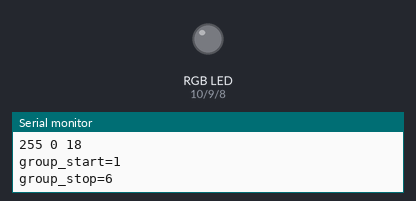
Recording of a sketch running on a simulated Arduino Uno, built with avr-gcc and run on an emulated ATmega328P. Shown: an RGB LED mixed from three pins (HIGH = lit), the last lines printed to the serial monitor.

Above: at 0.05 s.
At 1.65 s:
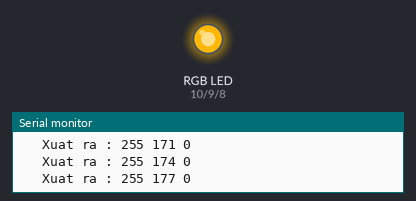
At 3.3 s:
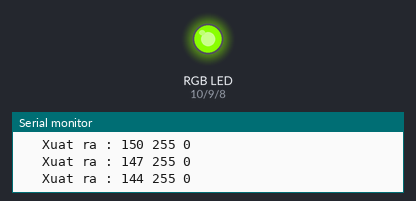
At 6.55 s:
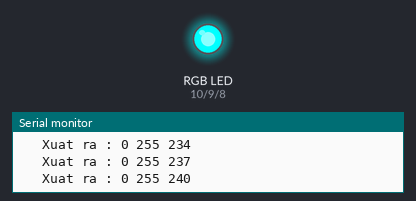
At 9.8 s:
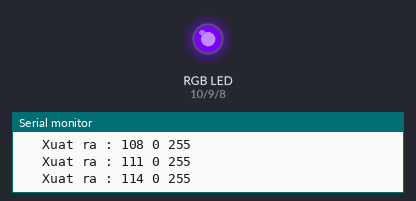
At 13.05 s:
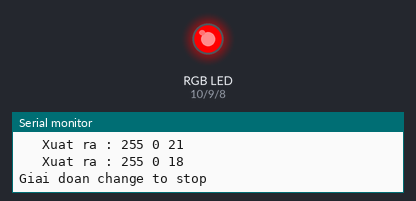
Timing chart, 0 to 17.0 s (numbered marks = the images above):
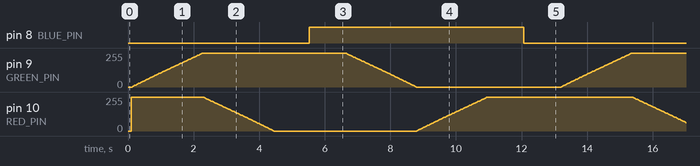

Measured:
- by itself, pin 8 (BLUE_PIN): alternates HIGH for 6.6 s and LOW for 6.5 s

The sketch:

Led_RGB.ino
```cpp
#include "Led_RGB.h"

const int RED_PIN=10;
const int GREEN_PIN=9;
const int BLUE_PIN=8;
led_RGB rgb;

void setup()
{
  Serial.begin(9600);
  rgb.begin(RED_PIN,GREEN_PIN,BLUE_PIN,COMMON_CATHODE);
}

void loop()
{
  rgb.changeColor(RED,PURPLE,5,100,10000);
}
```

Led_RGB.cpp
```cpp
#include "Led_RGB.h"

//--------------------------------------------------------------------------------------------------------------------------------------
led_RGB::led_RGB(){}

//-------------BEGIN SETUP--------------------------------------------------------------------------------------------------------------
void led_RGB::begin(uint8_t RED_PIN,uint8_t GREEN_PIN,uint8_t BLUE_PIN,bool type)
{
	_bright=100;
	begin(RED_PIN,GREEN_PIN,BLUE_PIN,type,_bright);
}
//--------------------------------------------------------------------------------------------------------------------------------------
void led_RGB::begin(uint8_t RED_PIN,uint8_t GREEN_PIN,uint8_t BLUE_PIN,bool type,uint8_t bright)
{
	_redPin=RED_PIN;
	_greenPin=GREEN_PIN;
	_bluePin=BLUE_PIN;
	_bright=bright;
	pinMode(_redPin,OUTPUT);
	pinMode(_greenPin,OUTPUT);
	pinMode(_bluePin,OUTPUT);
}
//-------------EFFECT------------------------------------------------------------------------------------------------------------------
void led_RGB::turnoff()
{
	digitalWrite(_redPin,LOW);
	digitalWrite(_greenPin,LOW);
	digitalWrite(_bluePin,LOW);
}

//-------------DISPLAY-----------------------------------------------------------------------------------------------------------------
void led_RGB::display(uint8_t color[3])
{
	display(color,_bright);
}
//--------------------------------------------------------------------------------------------------------------------------------------
void led_RGB::display(uint8_t color[3],uint8_t bright)
{
	if (type) for (byte i=0;i<=2;i++) color[i]=~(color[i]*bright/100);
		else for(byte i=0;i<=2;i++) color[i]=color[i]*bright/100;
  Serial.print("   Xuat ra : ");
  batbo(color);
  dem++;
	analogWrite(_redPin,color[0]);
	analogWrite(_greenPin,color[1]);
	analogWrite(_bluePin,color[2]);
}
//--------------------------------------------------------------------------------------------------------------------------------------
void led_RGB::display(uint8_t color[3],uint8_t bright,int time)
{
	display(color,bright);
	delay(time);
}
//--------------------------------------------------------------------------------------------------------------------------------------
void led_RGB::display(uint8_t _RED,uint8_t _GREEN,uint8_t _BLUE)
{
  uint8_t color[3];
	color[0]=_RED;
	color[1]=_GREEN;
	color[2]=_BLUE;
	display(color,_bright);
}
//--------------------------------------------------------------------------------------------------------------------------------------
void led_RGB::display(uint8_t _RED,uint8_t _GREEN,uint8_t _BLUE,uint8_t bright)
{
  uint8_t color[3];
	color[0]=_RED;
	color[1]=_GREEN;
	color[2]=_BLUE;
	display(color,bright);
}
//--------------------------------------------------------------------------------------------------------------------------------------
void led_RGB::display(uint8_t _RED,uint8_t _GREEN,uint8_t _BLUE,uint8_t bright,int time)
{
  uint8_t color[3];
	color[0]=_RED;
	color[1]=_GREEN;
	color[2]=_BLUE;
	display(color,bright);
	delay(time);
}


//--------------CHANGE COLOR-----------------------------------------------------------------------------------------------------------
void led_RGB::changeColor(uint8_t _from_color[3], uint8_t _to_color[3],uint8_t level,uint8_t bright,int time)
{
	dem=0;
	byte i;
	for (i=0;i<=2;i++)
	{
    	from_color[i]=_from_color[i];
    	to_color[i]=_to_color[i];
	}
	step=level_exact[level];
	group_start=classify_group(from_color);
	max1_start=max1;
	max2_start=max2;
	min_start=max3;
	group_stop=classify_group(to_color);
	max1_stop=max1;
	max2_stop=max2;
	min_stop=max3;

	//Chuyen gia tri ve gan step nhat
	for (i=0;i<=2;i++)
	{
    	from_color[i]=round(float(from_color[i])/float(step))*step;
    	to_color[i]=round(float(to_color[i])/float(step))*step;
	}
	Serial.println("Lam tron");
	batbo(from_color);
	batbo(to_color);
	Serial.print("group_start=");
	Serial.println(group_start);
	Serial.print("group_stop=");
	Serial.println(group_stop);
//-----------------------------------------------------------------------------------------------------------------------------

	delay_step=calc_time(time);
	// chuyen ve cac gia tri chia het cho step de code-----------------------------------------------------------------------------
	Serial.println("Giai doan chuyen thanh format");
	//chuyen RGB Start thanh gia tri theo format (1 gia tri =225 va mot gia tri la 0)
	while ( (from_color[max1_start]<255)|(from_color[min_start]>0) )
	{
    display(from_color,bright,delay_step);
		if (from_color[max1_start]<255)
		{
			from_color[max1_start]+=step;
			from_color[max2_start]+=step;
		}
		if (from_color[min_start]>0) from_color[min_start]-=step;
	}
	//Giai doan display_per_step-------------------------------------------------------------------------------
	repeat=false;
	Serial.println("Giai doan display per step");
	display_per_step(bright);
	if (repeat==true) display_per_step(bright);
	//Giai doan cung nhom
	from_color[0]=red;
	from_color[1]=green;
	from_color[2]=blue;
	for (i=1;i<=b-1;i++)
	{
		display(from_color,bright,delay_step);
		if (group_stop%2==0) from_color[max2_start]-=step;
			else from_color[max2_start]+=step;
	}
	display(from_color,bright,delay_step);
	//Step change to stop---------------------------------------------------------------------------------------

	Serial.println("Giai doan change to stop");
	while ((from_color[0]!=to_color[0])||(from_color[1]!=to_color[1])||(from_color[2]!=to_color[2]))
	{
	if (from_color[0]>to_color[0]) from_color[0]-=step;
		else if (from_color[0]<to_color[0])from_color[0]+=step;
	if (from_color[1]>to_color[1]) from_color[1]-=step;
		else if (from_color[1]<to_color[1]) from_color[1]+=step;
	if (from_color[2]>to_color[2]) from_color[2]-=step;
		else if (from_color[2]< to_color[2]) from_color[2]+=step;
	display(from_color,bright,delay_step);
	}
	Serial.print("Dem la ");
	Serial.println(dem);
}
//--------------------------------------------------------------------------------------------------------------------------------------
void led_RGB::display_per_step(uint8_t bright)
{
	switch (group_start)
	{
		case 1:
		{
			red=255;green=from_color[max2_start];blue=0;
			if (group_stop==group_start) {max2_start=1;break;}
			else
			{
				group_start++;
				for (green;green<=(255-step);green+=step) display(red,green,blue,bright,delay_step);
				from_color[max2_start]=255;
			}
		}

		case 2:
		{
			red=from_color[max2_start];green=255;blue=0;
			if (group_stop==group_start) {max2_start=0;break;}
			else
			{
				group_start++;
				for (red;red>=step;red-=step) display(red,green,blue,bright,delay_step);
				from_color[max2_start]=0;
			}
		}
		case 3:
		{
			red=0;green=255;blue=from_color[max2_start];
			if (group_stop==group_start) {max2_start=2;break;}
			else
			{
				++group_start;
				for (blue;blue<=(255-step);blue+=step) display(red,green,blue,bright,delay_step);
				from_color[max2_start]=255;
			}
		}
		case 4:
		{
			red=0;green=from_color[max2_start];blue=255;
			if (group_stop==group_start) {max2_start=1;break;}
			else
			{
				group_start++;
				for (green;green>=step;green-=step) display(red,green,blue,bright,delay_step);
				from_color[max2_start]=0;
			}
		}
		case 5:
		{
			red=from_color[max2_start];green=0;blue=255;
			if (group_stop==group_start) {max2_start=0;break;}
			else
			{
				group_start++;
				for (red;red<=(255-step);red+=step) display(red,green,blue,bright,delay_step);
				from_color[max2_start]=255;
			}
		}
		case 6:
		{
			red=255;blue=from_color[max2_start];green=0;
			if (group_stop==group_start) {max2_start=2;break;}
			else
			{
				group_start=1;
				for (blue;blue>=step;blue-=step) display(red,green,blue,bright,delay_step);
				from_color[max2_start]=0;
				repeat=true;
			}
		}
	}
}
//--------------------------------------------------------------------------------------------------------------------------------------
uint8_t led_RGB::classify_group(uint8_t array1[3])
{
	max1=0;
	max2=1;
	max3=2; //max 3 la Min cua mang
	if (array1[max1]<array1[max2]) {max1=1; max2=0;}
	if (array1[max1]<array1[2])	{max2=max1; max1=2;}
	else if (array1[max2]<array1[2]) max2=2;
	for (byte i=0;i<=2;i++) if ((max1!=i) && (max2!=i)) max3=i;
	byte a=max1*10+max2;
	switch (a)
	{
		case 01:
		{
			if ((array1[max1]-array1[max2])<=22){return(2);break;}
	    	else {return(1);break;}
		}
		case 10: {return(2);break;}
		case 12:
    	{
        	if ((array1[max1]-array1[max2])<=22){return(4);break;}
        	else {return(3);break;}
    	}
		case 21: {return(4);break;}
		case 20: {return(5);break;}
		case 02: {return(6);break;}
	}
}
//--------------------------------------------------------------------------------------------------------------------------------------
int led_RGB::calc_time(int time)
{
  int step_get_format,step_changeto_stop,step_change_group;
	step_get_format=max(((255-from_color[max1_start])/step+1),(from_color[min_start]/step+1));
	step_changeto_stop=max(((255-to_color[max1_stop])/step),(to_color[min_stop]/step))-1;

	if (group_start%2==1) a=(from_color[max1_start]-from_color[max2_start])/step;
		else a=(255-from_color[max1_start]+from_color[max2_start])/step;
	if (group_stop%2==1) b=(255-to_color[max1_stop]+to_color[max2_stop])/step+1;
		else b=(to_color[max1_stop]-to_color[max2_stop])/step+1;
	if (group_start<group_stop) step_change_group=(group_stop-group_start-1)*(255/step)+a+b;
		else if (group_start>group_stop) step_change_group=((5-group_start+group_stop)*(255/step))+a+b;
	  		else //(group_start==group_stop)
			{
				if ((a+b)>(255/step)) step_change_group=a+b-255/step ;
					else if((a+b)<(255/step)) step_change_group=255/step-a-b+2;
						else step_change_group=1;	//from_color=to_color @@
			}
	Serial.print("So buoc la: ");
	Serial.println(step_get_format+step_change_group+step_changeto_stop);
	return(time/(step_get_format+step_change_group+step_changeto_stop));
}
//--------------------------------------------------------------------------------------------------------------------------------------
void led_RGB::batbo(uint8_t value[3])
{
  //Serial.print("Mang la ");
  for (uint8_t j=0; j<=2;j++)
  {
    Serial.print(value[j]);
    Serial.print(" ");
  }
  Serial.println();
//  delay(2000);
}
```

Led_RGB.h
```cpp
#ifndef LED_RGB_H
#define LED_RGB_H
#include <Arduino.h>


#define max(x,y) (((x)>=(y))?(x):(y))
#define COMMON_ANODE true
#define COMMON_CATHODE false
//setting level of exactitude led display

const uint8_t level_exact[7]={85,51,17,15,5,3,1};
const uint8_t RED[3]={255,0,0};
const uint8_t PURPLE[3]={255,0,17};


class led_RGB
{
public:
	led_RGB();
	void begin(uint8_t RED_PIN,uint8_t GREEN_PIN,uint8_t BLUE_PIN,bool type);
	void begin(uint8_t RED_PIN,uint8_t GREEN_PIN,uint8_t BLUE_PIN,bool type,uint8_t bright);
	void turnoff();

	void display(uint8_t color[3]);
	void display(uint8_t color[3],uint8_t bright);
	void display(uint8_t color[3],uint8_t bright,int time);
	void display(uint8_t _RED,uint8_t _GREEN,uint8_t _BLUE);
	void display(uint8_t _RED,uint8_t _GREEN,uint8_t _BLUE,uint8_t bright);
	void display(uint8_t _RED,uint8_t _GREEN,uint8_t _BLUE,uint8_t bright,int time);

	void changeColor(uint8_t _from_color[3], uint8_t _to_color[3],uint8_t level,uint8_t bright,int time);

private:
	void display_per_step(uint8_t bright);
	uint8_t classify_group(uint8_t array1[3]);
	int calc_time(int time);
	void batbo(uint8_t value[3]);
	// khai bao cho begin
	uint8_t _redPin,_greenPin,_bluePin;
	uint8_t _bright;
	boolean type,repeat;
	//Khai bao cho changeColor
	uint8_t from_color[3],to_color[3];
	unsigned int step,delay_step;
	byte group_start,group_stop;
	byte max1,max2,max3;
	uint8_t max1_start,max2_start,min_start,max1_stop,max2_stop,min_stop;
	uint8_t red,green,blue;
	uint8_t a,b;
	unsigned int dem;
};

#endif
```
